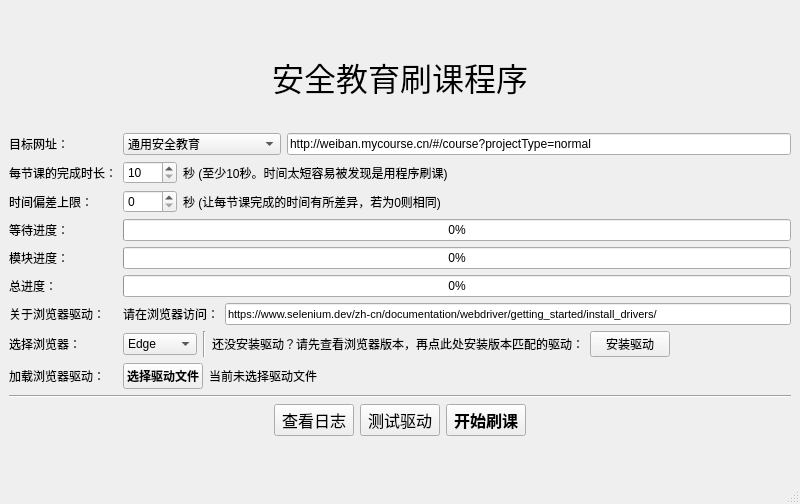
<?xml version="1.0" encoding="UTF-8"?>
<ui version="4.0">
 <class>MainWindow</class>
 <widget class="QMainWindow" name="MainWindow">
  <property name="geometry">
   <rect>
    <x>0</x>
    <y>0</y>
    <width>800</width>
    <height>504</height>
   </rect>
  </property>
  <property name="minimumSize">
   <size>
    <width>800</width>
    <height>0</height>
   </size>
  </property>
  <property name="font">
   <font/>
  </property>
  <property name="windowTitle">
   <string>MainWindow</string>
  </property>
  <widget class="QWidget" name="centralwidget">
   <layout class="QVBoxLayout" name="verticalLayout">
    <item>
     <spacer name="verticalSpacer">
      <property name="orientation">
       <enum>Qt::Vertical</enum>
      </property>
      <property name="sizeHint" stdset="0">
       <size>
        <width>20</width>
        <height>95</height>
       </size>
      </property>
     </spacer>
    </item>
    <item>
     <widget class="QLabel" name="label">
      <property name="minimumSize">
       <size>
        <width>100</width>
        <height>100</height>
       </size>
      </property>
      <property name="font">
       <font>
        <pointsize>24</pointsize>
       </font>
      </property>
      <property name="text">
       <string>安全教育刷课程序</string>
      </property>
      <property name="textFormat">
       <enum>Qt::PlainText</enum>
      </property>
      <property name="scaledContents">
       <bool>false</bool>
      </property>
      <property name="alignment">
       <set>Qt::AlignCenter</set>
      </property>
      <property name="wordWrap">
       <bool>false</bool>
      </property>
     </widget>
    </item>
    <item>
     <layout class="QGridLayout" name="gridLayout_2">
      <item row="0" column="0">
       <widget class="QLabel" name="label_2">
        <property name="text">
         <string>目标网址：</string>
        </property>
       </widget>
      </item>
      <item row="0" column="1">
       <layout class="QHBoxLayout" name="horizontalLayout_5">
        <item>
         <widget class="QComboBox" name="projectType">
          <item>
           <property name="text">
            <string>通用安全教育</string>
           </property>
          </item>
          <item>
           <property name="text">
            <string>新生安全教育</string>
           </property>
          </item>
          <item>
           <property name="text">
            <string>专题安全教育</string>
           </property>
          </item>
          <item>
           <property name="text">
            <string>其他(请在右侧框内填写)</string>
           </property>
          </item>
         </widget>
        </item>
        <item>
         <widget class="QLineEdit" name="TARGET_URL">
          <property name="minimumSize">
           <size>
            <width>115</width>
            <height>0</height>
           </size>
          </property>
          <property name="acceptDrops">
           <bool>false</bool>
          </property>
          <property name="text">
           <string>http://weiban.mycourse.cn/#/course?projectType=normal</string>
          </property>
          <property name="frame">
           <bool>true</bool>
          </property>
          <property name="dragEnabled">
           <bool>true</bool>
          </property>
          <property name="placeholderText">
           <string>网址格式：http://weiban.mycourse.cn/#/course?projectType=...</string>
          </property>
         </widget>
        </item>
       </layout>
      </item>
      <item row="1" column="0">
       <widget class="QLabel" name="label_3">
        <property name="text">
         <string>每节课的完成时长：</string>
        </property>
       </widget>
      </item>
      <item row="1" column="1" rowspan="2">
       <layout class="QGridLayout" name="gridLayout">
        <item row="0" column="1">
         <widget class="QLabel" name="label_4">
          <property name="text">
           <string>秒 (至少10秒。时间太短容易被发现是用程序刷课)</string>
          </property>
         </widget>
        </item>
        <item row="0" column="2">
         <spacer name="horizontalSpacer">
          <property name="orientation">
           <enum>Qt::Horizontal</enum>
          </property>
          <property name="sizeHint" stdset="0">
           <size>
            <width>40</width>
            <height>20</height>
           </size>
          </property>
         </spacer>
        </item>
        <item row="1" column="0">
         <widget class="QSpinBox" name="MAX_BIAS">
          <property name="maximum">
           <number>3600</number>
          </property>
         </widget>
        </item>
        <item row="1" column="1">
         <widget class="QLabel" name="label_6">
          <property name="text">
           <string>秒 (让每节课完成的时间有所差异，若为0则相同)</string>
          </property>
         </widget>
        </item>
        <item row="1" column="2">
         <spacer name="horizontalSpacer_2">
          <property name="orientation">
           <enum>Qt::Horizontal</enum>
          </property>
          <property name="sizeHint" stdset="0">
           <size>
            <width>40</width>
            <height>20</height>
           </size>
          </property>
         </spacer>
        </item>
        <item row="0" column="0">
         <widget class="QSpinBox" name="INTERVAL_BETWEEN_TWO_LESSON">
          <property name="minimum">
           <number>10</number>
          </property>
          <property name="maximum">
           <number>3600</number>
          </property>
         </widget>
        </item>
       </layout>
      </item>
      <item row="2" column="0">
       <widget class="QLabel" name="label_5">
        <property name="text">
         <string>时间偏差上限：</string>
        </property>
       </widget>
      </item>
      <item row="3" column="0">
       <widget class="QLabel" name="label_15">
        <property name="text">
         <string>等待进度：</string>
        </property>
       </widget>
      </item>
      <item row="3" column="1">
       <widget class="QProgressBar" name="waitProgressBar">
        <property name="value">
         <number>0</number>
        </property>
        <property name="alignment">
         <set>Qt::AlignCenter</set>
        </property>
        <property name="textVisible">
         <bool>true</bool>
        </property>
        <property name="invertedAppearance">
         <bool>false</bool>
        </property>
        <property name="textDirection">
         <enum>QProgressBar::TopToBottom</enum>
        </property>
       </widget>
      </item>
      <item row="4" column="0">
       <widget class="QLabel" name="label_7">
        <property name="text">
         <string>模块进度：</string>
        </property>
       </widget>
      </item>
      <item row="4" column="1">
       <widget class="QProgressBar" name="progressBar">
        <property name="value">
         <number>0</number>
        </property>
        <property name="alignment">
         <set>Qt::AlignCenter</set>
        </property>
        <property name="textVisible">
         <bool>true</bool>
        </property>
        <property name="invertedAppearance">
         <bool>false</bool>
        </property>
        <property name="textDirection">
         <enum>QProgressBar::TopToBottom</enum>
        </property>
       </widget>
      </item>
      <item row="5" column="0">
       <widget class="QLabel" name="label_13">
        <property name="text">
         <string>总进度：</string>
        </property>
       </widget>
      </item>
      <item row="5" column="1">
       <widget class="QProgressBar" name="totalProgressBar">
        <property name="value">
         <number>0</number>
        </property>
        <property name="alignment">
         <set>Qt::AlignCenter</set>
        </property>
        <property name="textVisible">
         <bool>true</bool>
        </property>
        <property name="invertedAppearance">
         <bool>false</bool>
        </property>
        <property name="textDirection">
         <enum>QProgressBar::TopToBottom</enum>
        </property>
       </widget>
      </item>
      <item row="6" column="0">
       <widget class="QLabel" name="label_12">
        <property name="text">
         <string>关于浏览器驱动：</string>
        </property>
       </widget>
      </item>
      <item row="6" column="1">
       <layout class="QHBoxLayout" name="horizontalLayout_4">
        <item>
         <widget class="QLabel" name="label_10">
          <property name="text">
           <string>请在浏览器访问：</string>
          </property>
         </widget>
        </item>
        <item>
         <widget class="QLineEdit" name="lineEdit_2">
          <property name="font">
           <font>
            <pointsize>8</pointsize>
           </font>
          </property>
          <property name="text">
           <string>https://www.selenium.dev/zh-cn/documentation/webdriver/getting_started/install_drivers/</string>
          </property>
          <property name="readOnly">
           <bool>true</bool>
          </property>
         </widget>
        </item>
       </layout>
      </item>
      <item row="7" column="0">
       <widget class="QLabel" name="label_9">
        <property name="text">
         <string>选择浏览器：</string>
        </property>
       </widget>
      </item>
      <item row="7" column="1">
       <layout class="QHBoxLayout" name="horizontalLayout">
        <item>
         <widget class="QComboBox" name="BROWSER">
          <property name="font">
           <font/>
          </property>
          <item>
           <property name="text">
            <string>Edge</string>
           </property>
          </item>
          <item>
           <property name="text">
            <string>Firefox</string>
           </property>
          </item>
          <item>
           <property name="text">
            <string>Chrome</string>
           </property>
          </item>
         </widget>
        </item>
        <item>
         <widget class="Line" name="line">
          <property name="orientation">
           <enum>Qt::Vertical</enum>
          </property>
         </widget>
        </item>
        <item>
         <widget class="QLabel" name="label_11">
          <property name="text">
           <string>还没安装驱动？请先查看浏览器版本，再点此处安装版本匹配的驱动：</string>
          </property>
         </widget>
        </item>
        <item>
         <widget class="QPushButton" name="downloadDriverButton">
          <property name="text">
           <string>安装驱动</string>
          </property>
         </widget>
        </item>
        <item>
         <spacer name="horizontalSpacer_3">
          <property name="orientation">
           <enum>Qt::Horizontal</enum>
          </property>
          <property name="sizeHint" stdset="0">
           <size>
            <width>40</width>
            <height>20</height>
           </size>
          </property>
         </spacer>
        </item>
       </layout>
      </item>
      <item row="8" column="0">
       <widget class="QLabel" name="label_8">
        <property name="text">
         <string>加载浏览器驱动：</string>
        </property>
       </widget>
      </item>
      <item row="8" column="1">
       <layout class="QHBoxLayout" name="horizontalLayout_2" stretch="0,1">
        <item>
         <widget class="QPushButton" name="findLocalDriver">
          <property name="font">
           <font>
            <bold>true</bold>
           </font>
          </property>
          <property name="text">
           <string>选择驱动文件</string>
          </property>
         </widget>
        </item>
        <item>
         <widget class="QLabel" name="driverPath">
          <property name="text">
           <string>当前未选择驱动文件</string>
          </property>
         </widget>
        </item>
       </layout>
      </item>
     </layout>
    </item>
    <item>
     <widget class="Line" name="line_2">
      <property name="orientation">
       <enum>Qt::Horizontal</enum>
      </property>
     </widget>
    </item>
    <item>
     <layout class="QHBoxLayout" name="horizontalLayout_3">
      <item>
       <spacer name="horizontalSpacer_4">
        <property name="orientation">
         <enum>Qt::Horizontal</enum>
        </property>
        <property name="sizeHint" stdset="0">
         <size>
          <width>40</width>
          <height>20</height>
         </size>
        </property>
       </spacer>
      </item>
      <item>
       <widget class="QPushButton" name="checkLog">
        <property name="font">
         <font>
          <pointsize>12</pointsize>
         </font>
        </property>
        <property name="text">
         <string>查看日志</string>
        </property>
       </widget>
      </item>
      <item>
       <widget class="QPushButton" name="testDriver">
        <property name="font">
         <font>
          <pointsize>12</pointsize>
         </font>
        </property>
        <property name="text">
         <string>测试驱动</string>
        </property>
       </widget>
      </item>
      <item>
       <widget class="QPushButton" name="start">
        <property name="font">
         <font>
          <pointsize>12</pointsize>
          <bold>true</bold>
         </font>
        </property>
        <property name="text">
         <string>开始刷课</string>
        </property>
       </widget>
      </item>
      <item>
       <spacer name="horizontalSpacer_5">
        <property name="orientation">
         <enum>Qt::Horizontal</enum>
        </property>
        <property name="sizeHint" stdset="0">
         <size>
          <width>40</width>
          <height>20</height>
         </size>
        </property>
       </spacer>
      </item>
     </layout>
    </item>
    <item>
     <widget class="QLabel" name="label_14">
      <property name="text">
       <string/>
      </property>
      <property name="alignment">
       <set>Qt::AlignRight|Qt::AlignTrailing|Qt::AlignVCenter</set>
      </property>
     </widget>
    </item>
    <item>
     <spacer name="verticalSpacer_2">
      <property name="orientation">
       <enum>Qt::Vertical</enum>
      </property>
      <property name="sizeHint" stdset="0">
       <size>
        <width>20</width>
        <height>94</height>
       </size>
      </property>
     </spacer>
    </item>
   </layout>
  </widget>
  <widget class="QMenuBar" name="menubar">
   <property name="geometry">
    <rect>
     <x>0</x>
     <y>0</y>
     <width>800</width>
     <height>22</height>
    </rect>
   </property>
  </widget>
  <widget class="QStatusBar" name="statusbar"/>
 </widget>
 <resources/>
 <connections/>
</ui>
